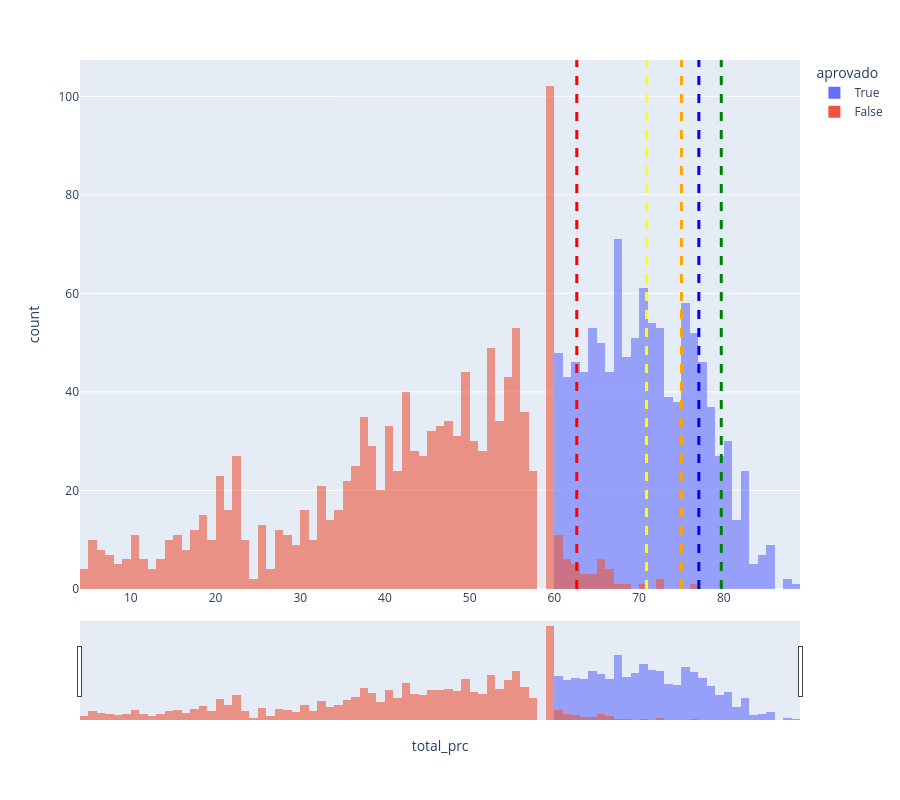

Write notebook code for a chart like this one.
### Markdown cell above
# Análise Gráfica

### Code cell
import plotly.express as px

df_fig = df[df['aprovado'] | True]

# df é o seu DataFrame do Pandas com os dados do ranking
# fig = px.histogram(df_fig, x="total_prc", nbins=20)

# df é o seu DataFrame do Pandas com os dados do ranking
fig = px.histogram(
    df_fig, 
    x="total_prc", 
    color="aprovado", 
    barmode='overlay',  # Este é o comando chave
    opacity=0.6,        # Opacidade para conseguir enxergar a sobreposição
    nbins=10)

# Se o total é 100 e você quer 50 bins, o size é 2
fig.update_traces(xbins=dict(
    size=1  # Força cada barra a ter largura 2
))

# Ativando o Range Slider no eixo X
fig.update_layout(
    xaxis=dict(
        rangeslider=dict(visible=True),
        type="linear" # ou "date" para séries temporais
    )
)
fig.update_layout(
    height=800,  # Altura em pixels
    # width=1000   # Opcional: Largura em pixels
)
fig.add_vline(x=df_fig['total_prc'].iloc[100], line_width=3, line_dash="dash", line_color="green")
fig.add_vline(x=df_fig['total_prc'].iloc[200], line_width=3, line_dash="dash", line_color="blue")
fig.add_vline(x=df_fig['total_prc'].iloc[300], line_width=3, line_dash="dash", line_color="orange")
fig.add_vline(x=df_fig['total_prc'].iloc[500], line_width=3, line_dash="dash", line_color="yellow")
fig.add_vline(x=df[df_provas['usuario'] == 'cf_auditor']['total_prc'].iloc[0], line_width=3, line_dash="dash", line_color="red")


fig.show()

### Figure 1 — Plotly figure (JSON) as saved in the notebook; plotly's stock layout.template omitted (floating-point values rounded to 4 significant figures; data arrays with more than 128 entries replaced by an {"elided": "..."} marker saying what was removed)
{"data": [{"bingroup": "x", "hovertemplate": "aprovado=True<br>total_prc=%{x}<br>count=%{y}<extra></extra>", "legendgroup": "True", "marker": {"color": "#636efa", "opacity": 0.6, "pattern": {"shape": ""}}, "name": "True", "nbinsx": 10, "orientation": "v", "showlegend": true, "type": "histogram", "x": {"elided": "1054 float values"}, "xaxis": "x", "xbins": {"size": 1}, "yaxis": "y"}, {"bingroup": "x", "hovertemplate": "aprovado=False<br>total_prc=%{x}<br>count=%{y}<extra></extra>", "legendgroup": "False", "marker": {"color": "#EF553B", "opacity": 0.6, "pattern": {"shape": ""}}, "name": "False", "nbinsx": 10, "orientation": "v", "showlegend": true, "type": "histogram", "x": {"elided": "1237 float values"}, "xaxis": "x", "xbins": {"size": 1}, "yaxis": "y"}], "layout": {"barmode": "overlay", "height": 800, "legend": {"title": {"text": "aprovado"}, "tracegroupgap": 0}, "margin": {"t": 60}, "shapes": [{"line": {"color": "green", "dash": "dash", "width": 3}, "type": "line", "x0": 79.71, "x1": 79.71, "xref": "x", "y0": 0, "y1": 1, "yref": "y domain"}, {"line": {"color": "blue", "dash": "dash", "width": 3}, "type": "line", "x0": 77.06, "x1": 77.06, "xref": "x", "y0": 0, "y1": 1, "yref": "y domain"}, {"line": {"color": "orange", "dash": "dash", "width": 3}, "type": "line", "x0": 75, "x1": 75, "xref": "x", "y0": 0, "y1": 1, "yref": "y domain"}, {"line": {"color": "yellow", "dash": "dash", "width": 3}, "type": "line", "x0": 70.88, "x1": 70.88, "xref": "x", "y0": 0, "y1": 1, "yref": "y domain"}, {"line": {"color": "red", "dash": "dash", "width": 3}, "type": "line", "x0": 62.65, "x1": 62.65, "xref": "x", "y0": 0, "y1": 1, "yref": "y domain"}], "xaxis": {"anchor": "y", "domain": [0, 1], "rangeslider": {"visible": true}, "title": {"text": "total_prc"}, "type": "linear"}, "yaxis": {"anchor": "x", "domain": [0, 1], "title": {"text": "count"}}}}
